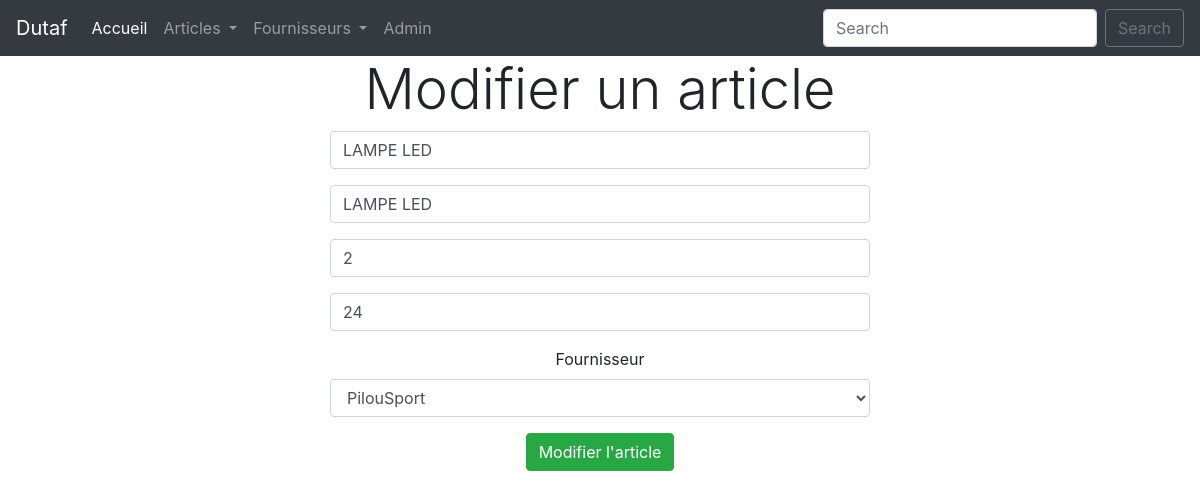
The page /dutaf/admin/article_modif.php?numart=4 on the database its author committed.
### tables this page shows
CREATE TABLE `Articles` (
  `art_id` int(11) NOT NULL,
  `art_design` char(20) NOT NULL,
  `art_descript` char(50) NOT NULL,
  `art_prix` double NOT NULL,
  `art_qte` int(11) NOT NULL,
  `four_id` int(11) NOT NULL
);

### dutaf/admin/article_modif.php (the view, shortened to what this page needs)
<!DOCTYPE html>
<html lang="fr" dir="ltr">
    <head>
        <?php
            include('../fonctions.php');
         ?>
    </head>
    <body>
     	<?php
            include("../config.inc.php");
            $bdd = new PDO('mysql:host=localhost;dbname=dutaf', $user, $pass);
            $numart=$_GET['numart'];
            $req = "SELECT * FROM Articles WHERE art_id=$numart";
            $req2 ='SELECT * FROM Fournisseurs';
            $resultat = $bdd->query($req);
            $resultat2 = $bdd->query($req2);
            $art = $resultat->fetch();
        ?>
		<section id="cover">
		    <div id="cover-caption">
		        <div id="container" class="container">
		            <div class="row text-black">
		                <div class="col-sm-6 offset-sm-3 text-center">
		                    <h1 class="display-4">Modifier un article</h1>
		                    <div class="info-form">
		                        <form action="article_modif_valid.php" method="get" class="form-inlin justify-content-center">
		                            <div class="form-group">
                                        <?php echo '<input type="text" name="art_design" class="form-control" value="'.$art['art_design'].'">'; ?>
		                            </div>
		                            <div class="form-group">
                                        <?php echo '<input type="text" name="art_descript" class="form-control" value="'.$art['art_descript'].'">'; ?>
		                            </div>
		                            <div class="form-group">
		                                <?php echo '<input type="text" name="art_prix" class="form-control" value="'.$art['art_prix'].'">'; ?>
		                            </div>
		                            <div class="form-group">
		                                <?php echo '<input type="text" name="art_qte" class="form-control" value="'.$art['art_qte'].'">'; ?>
		                            </div>
									<div class="form-group">
									    <label class="justify-content-left align-left" name="art_id" for="fournisseur">Fournisseur</label>
									      	<?php
                                                echo '<select name="four_id" class="form-control" id="fournisseur" value="'.$art['four_id'].'">';
												while( $un_four = $resultat2->fetch() ) {
												echo '<option value="'.$un_four['four_id'].'">'.$un_four['four_nom'].'</option>';
												 }
									      	 ?>
									    </select>
									 </div>
		                            <button type="submit" class="btn btn-success">Modifier l'article</button>
		                        </form>
		                    </div>
		                    <br>
		                </div>
		            </div>
		        </div>
		    </div>
		</section>
    </body>
</html>

### dutaf/css/style.css (style rules this page uses)
html { font-family: 'Noto Sans JP', sans-serif; }

### rows shown on the page
articles: art_design "LAMPE LED", art_descript "LAMPE LED", art_prix "2", art_qte "24"

### other values the page prints
form field four_id "PilouSport"
